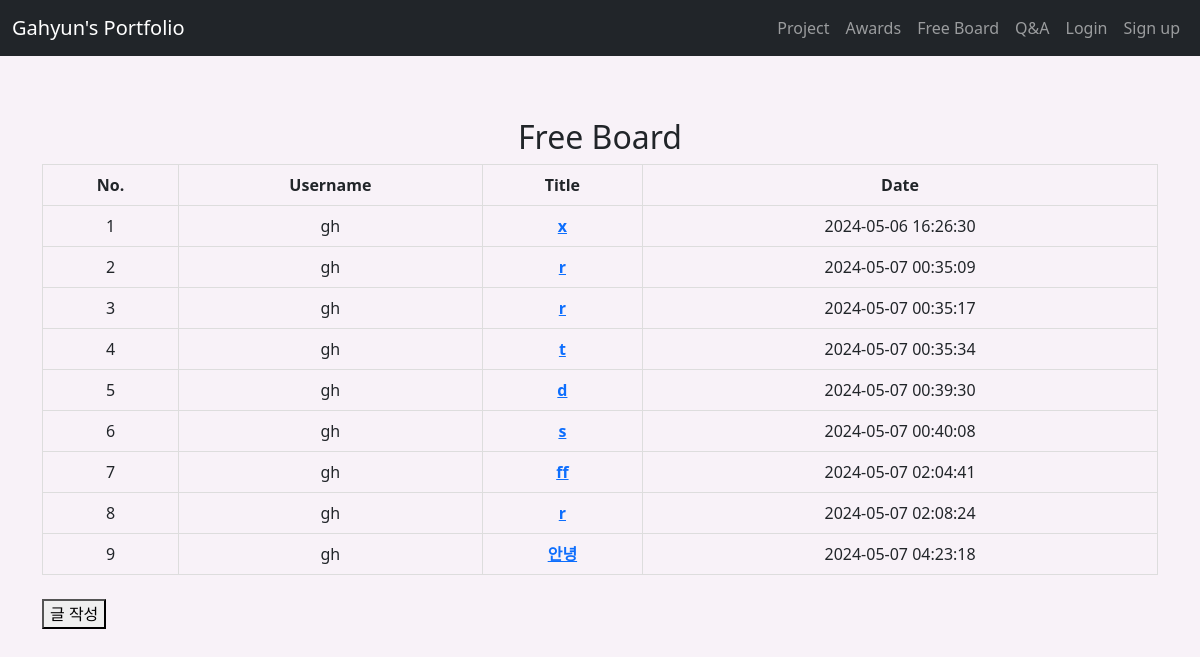
Before: /board_list with the older database file.
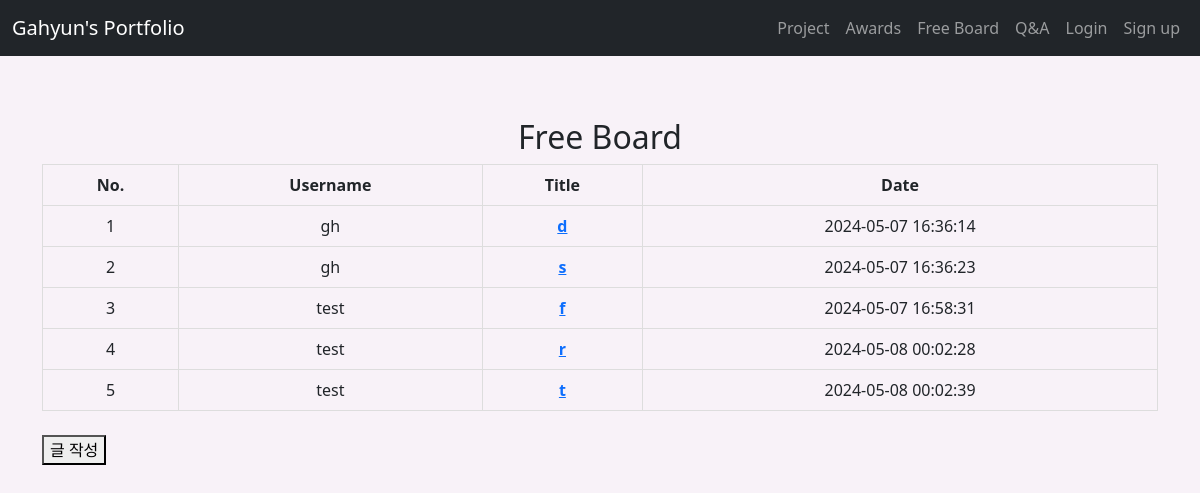
After: the same page with the newer database file.
### tables this page shows
CREATE TABLE board(
    id INTEGER NOT NULL PRIMARY KEY AUTOINCREMENT,
    u_id VARCHAR(20) NOT NULL,
    username VARCHAR(30) NOT NULL,
    title VARCHAR(100) NOT NULL,
    contents TEXT NOT NULL,
    status INTEGER NOT NULL,
    rdate DATE NOT NULL DEFAULT CURRENT_TIMESTAMP,
    mdate DATE NOT NULL DEFAULT CURRENT_TIMESTAMP,
    real_filename VARCHAR(128),
    hash_filename VARCHAR(128),
    FOREIGN KEY (username) REFERENCES user(username),
    FOREIGN KEY (u_id) REFERENCES user(id)
);

### app.py (the view)
@app.route('/board_list', methods=['GET'])
def board_list():
    if request.method == 'GET' :
        select_query = """
        SELECT id, username, title, mdate FROM board WHERE status = 1
        """
        cur.execute(select_query)
        posts = cur.fetchall()
        return render_template('board_list.html', posts=posts)

### templates/board_list.html
{% extends 'base.html' %}
{% block content %}
<h2 style="text-align: center;">Free Board</h2>
<table style="border-collapse: collapse; width: 100%;">
    <thead>
        <tr style="border-bottom: 1px solid #ddd; text-align: center;">
            <th style="border: 1px solid #ddd; padding: 8px;">No.</th>
            <th style="border: 1px solid #ddd; padding: 8px;">Username</th>
            <th style="border: 1px solid #ddd; padding: 8px;">Title</th>
            <th style="border: 1px solid #ddd; padding: 8px;">Date</th>
        </tr>
    </thead>
    <tbody>
        {% for post in posts %}
        <tr style="border-bottom: 1px solid #ddd;">
            <td style="border: 1px solid #ddd; padding: 8px; text-align: center;">{{ post[0] }}</td>
            <td style="border: 1px solid #ddd; padding: 8px; text-align: center;">{{ post[1] }}</td>
            <td style="border: 1px solid #ddd; padding: 8px; text-align: center;"><a href="{{url_for('board_view', id=post[0])}}"><strong>{{ post[2] }}</strong></a></td>
            <td style="border: 1px solid #ddd; padding: 8px; text-align: center;">{{ post[3] }}</td>
        </tr>
        {% endfor %}
    </tbody>
</table><br>
<button onclick="window.location.href='/board_write'">글 작성</button>
{% endblock %}

Changed rows visible on the page:
removed board: id "6", username "gh", title "s", mdate "2024-05-07 00:40:08"
removed board: id "7", username "gh", title "ff", mdate "2024-05-07 02:04:41"
removed board: id "8", username "gh", title "r", mdate "2024-05-07 02:08:24"
removed board: id "9", username "gh", title "안녕", mdate "2024-05-07 04:23:18"
changed board id 1: title "x" → "d"; mdate "2024-05-06 16:26:30" → "2024-05-07 16:36:14"
changed board id 2: title "r" → "s"; mdate "2024-05-07 00:35:09" → "2024-05-07 16:36:23"
changed board id 3: username "gh" → "test"; title "r" → "f"; mdate "2024-05-07 00:35:17" → "2024-05-07 16:58:31"
changed board id 4: username "gh" → "test"; title "t" → "r"; mdate "2024-05-07 00:35:34" → "2024-05-08 00:02:28"
changed board id 5: username "gh" → "test"; title "d" → "t"; mdate "2024-05-07 00:39:30" → "2024-05-08 00:02:39"
